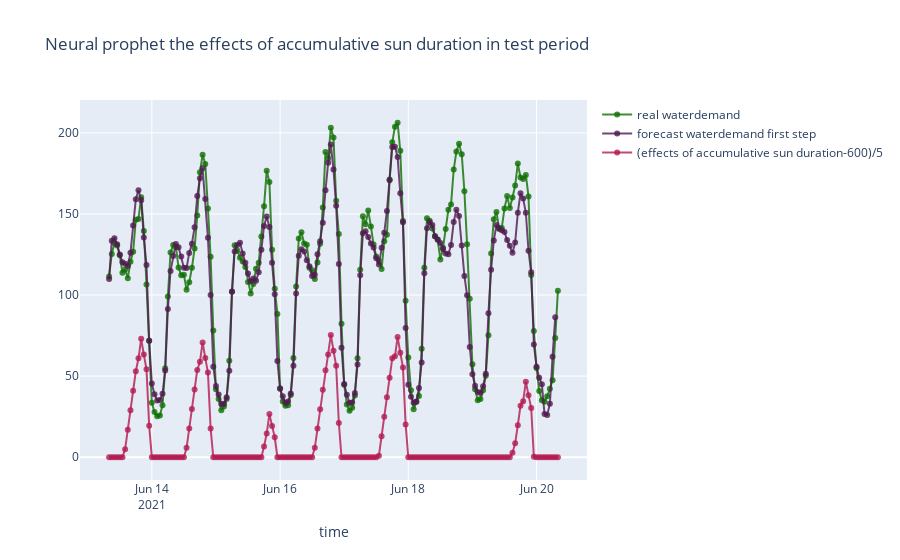

Notebook code cell kept with this figure:
### Code cell
df_3 = df_f.loc[x :x +168]
data_forecast3 = future_w.loc[x:x +168]
forecast_3 = forecast.loc[x:x+168]
trace1 = go.Scatter(
                    x = df_3.ds,                          
                    y = df_3.y,                    
                    mode = "lines+markers",                
                    name = "real waterdemand",             
                    marker = dict(color = 'rgba(16, 112, 2, 0.8)'),   
                    )
trace2 = go.Scatter(
                    x = forecast_3.ds,
                    y = forecast_text.y_hat_first,
                    mode = "lines+markers",               
                    name = "forecast waterdemand first step",
                    marker = dict(color = 'rgba(80, 26, 80, 0.8)'),    
                    )
trace3 = go.Scatter(
                    x = data_forecast3 .ds,
                    y = data_forecast3 .sun_duration/5-120,
                    mode = "lines+markers",               
                    name = "(effects of accumulative sun duration-600)/5",
                    marker = dict(color = 'rgba(180, 26, 80, 0.8)'),
                    )


data = [trace1, trace2, trace3 ]
layout = dict(
              title = 'Neural prophet the effects of accumulative sun duration in test period',            
              xaxis= dict(title= 'time',ticklen= 50,zeroline= True)
              ) 
fig = dict(data = data, layout = layout)
iplot(fig)

### Figure 1 — Plotly figure (JSON) as saved in the notebook; plotly's stock layout.template omitted (floating-point values rounded to 4 significant figures; data arrays with more than 128 entries replaced by an {"elided": "..."} marker saying what was removed)
{"data": [{"marker": {"color": "rgba(16, 112, 2, 0.8)"}, "mode": "lines+markers", "name": "real waterdemand", "type": "scatter", "x": {"elided": "169 str values"}, "y": {"elided": "169 float values"}}, {"marker": {"color": "rgba(80, 26, 80, 0.8)"}, "mode": "lines+markers", "name": "forecast waterdemand first step", "type": "scatter", "x": {"elided": "169 str values"}, "y": {"elided": "168 float values"}}, {"marker": {"color": "rgba(180, 26, 80, 0.8)"}, "mode": "lines+markers", "name": "(effects of accumulative sun duration-600)/5", "type": "scatter", "x": {"elided": "169 str values"}, "y": {"elided": "169 float values"}}], "layout": {"title": {"text": "Neural prophet the effects of accumulative sun duration in test period"}, "xaxis": {"ticklen": 50, "title": {"text": "time"}, "zeroline": true}}}
